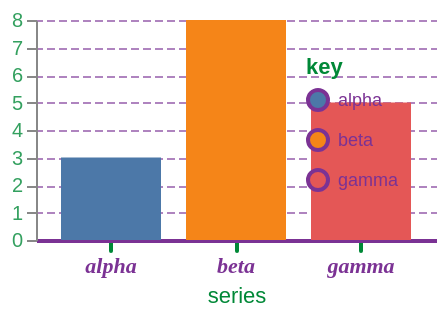

The specification (Vega-Lite) saved for this image:
### Vega specification from a JSON file in a GitHub repository (floating-point values rounded to 4 significant figures)
{"$schema": "https://vega.github.io/schema/vega/v6.json", "description": "A guide's styling read from signals. Half of this always worked and half was dropped without a word: labelFontSize is read through the number-or-signal path while labelColor took only a literal, so a chart colouring its axis from a control drew black labels and looked finished. Every field of an axis's and a legend's styling now takes either spelling.", "width": 200, "height": 110, "padding": 5, "background": "white", "signals": [{"name": "ink", "value": "#7b3294"}, {"name": "accent", "value": "#008837"}, {"name": "weight", "value": 700}, {"name": "thin", "value": 2}, {"name": "pattern", "value": [4, 2]}], "data": [{"name": "t", "values": [{"c": "alpha", "v": 3}, {"c": "beta", "v": 8}, {"c": "gamma", "v": 5}]}], "scales": [{"name": "x", "type": "band", "domain": {"data": "t", "field": "c"}, "range": "width", "padding": 0.2}, {"name": "y", "type": "linear", "domain": {"data": "t", "field": "v"}, "range": "height", "nice": true}, {"name": "colour", "type": "ordinal", "domain": {"data": "t", "field": "c"}, "range": "category"}], "axes": [{"scale": "x", "orient": "bottom", "labelColor": {"signal": "ink"}, "labelFont": {"signal": "'serif'"}, "labelFontStyle": {"signal": "'italic'"}, "labelFontWeight": {"signal": "weight"}, "labelFontSize": {"signal": "11"}, "tickColor": {"signal": "accent"}, "tickWidth": {"signal": "thin"}, "tickCap": {"signal": "'round'"}, "domainColor": {"signal": "ink"}, "domainWidth": {"signal": "thin"}, "title": "series", "titleColor": {"signal": "accent"}, "titleFontWeight": {"signal": "'normal'"}}, {"scale": "y", "orient": "left", "grid": true, "gridColor": {"signal": "ink"}, "gridDash": {"signal": "pattern"}, "gridDashOffset": {"signal": "1"}, "gridOpacity": {"signal": "0.6"}, "labelOpacity": {"signal": "0.8"}, "labelColor": {"signal": "accent"}}], "legends": [{"fill": "colour", "title": "key", "orient": "top-right", "labelColor": {"signal": "ink"}, "labelFontSize": {"signal": "9"}, "titleColor": {"signal": "accent"}, "symbolStrokeColor": {"signal": "ink"}, "symbolStrokeWidth": {"signal": "thin"}}], "marks": [{"type": "rect", "from": {"data": "t"}, "encode": {"enter": {"x": {"scale": "x", "field": "c"}, "width": {"scale": "x", "band": 1}, "y": {"scale": "y", "field": "v"}, "y2": {"scale": "y", "value": 0}, "fill": {"scale": "colour", "field": "c"}}}}]}
